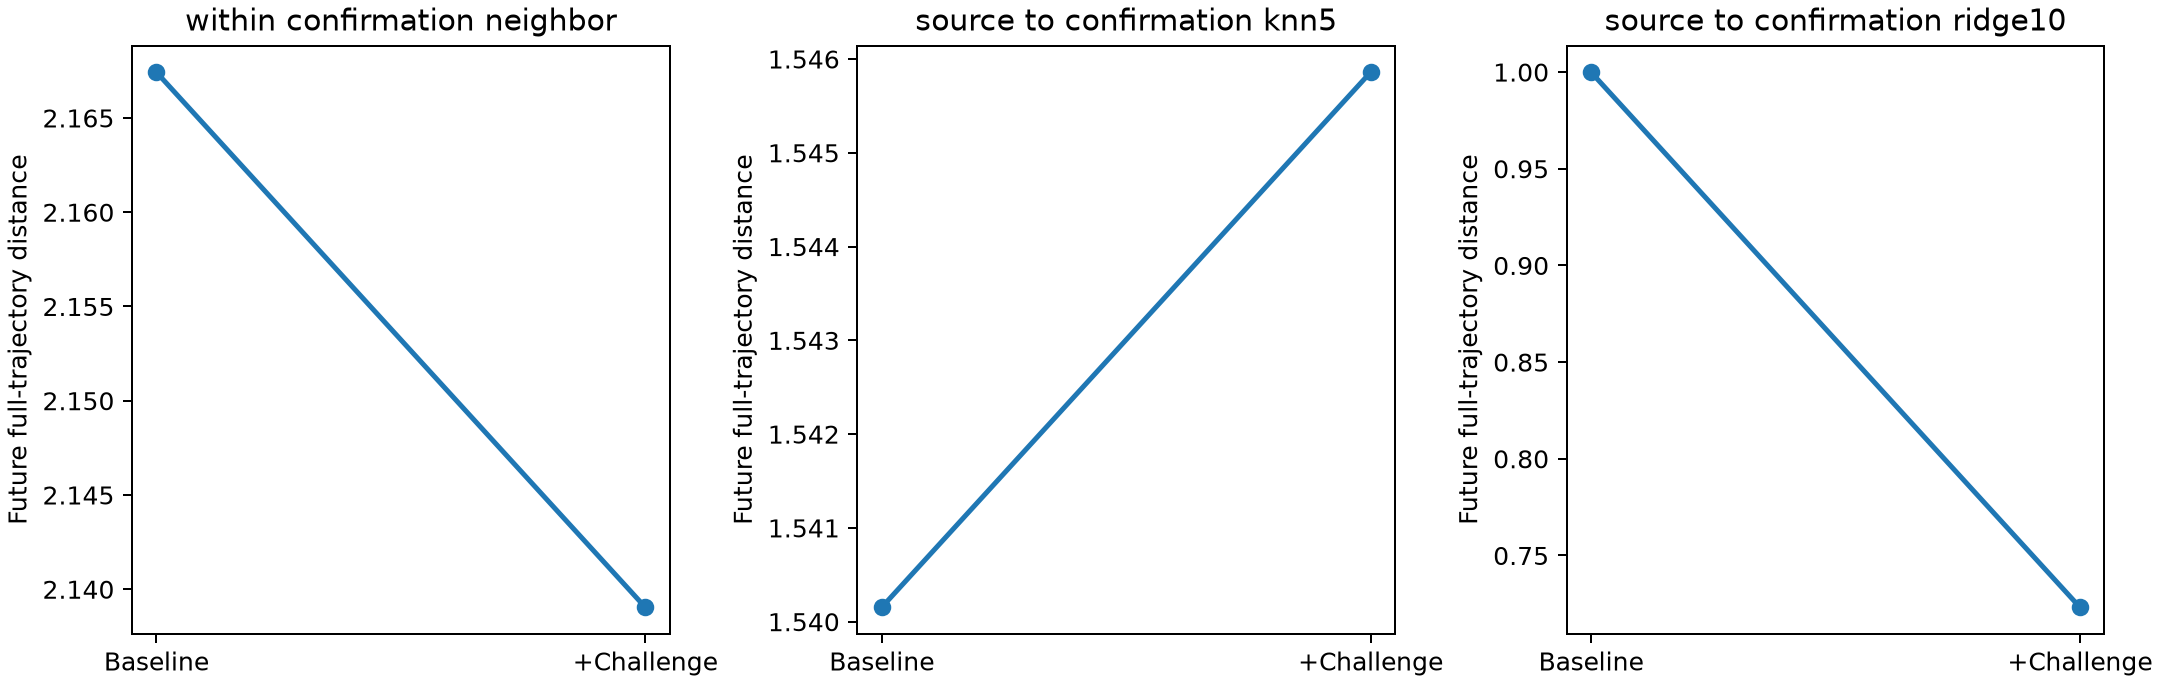

The Python source for this figure:
"""Cell-held-out full AP/Ca/tension trajectory geometry, same-model pilot.

Source 64 cells set every scale and estimator. Independent-seed 64 cells are
queried with pre-challenge baseline or baseline + 300-ms challenge. Future
protocols 5-7 are used only to train source-cell predictions and score the
confirmation cells. Outputs are trajectory blocks, not summary endpoints.
"""

from __future__ import annotations

import json
from pathlib import Path

import h5py
import matplotlib
matplotlib.use("Agg")
import matplotlib.pyplot as plt
import numpy as np
from scipy.spatial.distance import cdist
from sklearn.decomposition import PCA
from sklearn.linear_model import Ridge
from sklearn.model_selection import KFold
from scipy.stats import spearmanr
from sklearn.mixture import GaussianMixture

ROOT = Path(__file__).resolve().parent / "human_bidirectional_output"
HERE = Path(__file__).resolve().parent
FLOOR = np.array([1., .01, .5])  # mV, microM, nominal tension units
ONSET = np.array([150, 600, 300, 150, 600, 225, 225, 750])


def load(stem):
    with h5py.File(ROOT / (stem + ".mat")) as f:
        wave = f["waveforms"][:].astype(np.float64)
        onsets = f["onsets"][:].ravel().astype(int)
    params = np.loadtxt(ROOT / (stem + ".csv"), delimiter=",")[:, :13]
    assert wave.shape == (64, 8, 3, 1001) and np.array_equal(onsets, ONSET)
    assert np.isfinite(wave).all()
    return wave, params


wa, ta = load("feedback_13param_cohort")
wb, tb = load("feedback_13param_confirm_cohort")
STEP = 5
BASE_TIME = np.arange(0, 300, STEP)
CAL_TIME = np.arange(300, 601, STEP)
FUTURE_TIME = [np.arange(int(o)-40, min(int(o)+251, 1001), STEP)
               for o in ONSET[5:8]]
assert all(len(t) >= 50 for t in FUTURE_TIME)

# All modality scales and means are frozen on source calibration data. The
# signal floor prevents near-constant intervals from being exaggerated.
cal_std = wa[:, 2][:, :, CAL_TIME].std(axis=0)
SCALE = np.maximum(np.quantile(cal_std, .75, axis=1), FLOOR)


def block(w, protocol, times, reference, pure_shape=False):
    # Two-step indexing keeps the cell axis first. NumPy's mixed advanced
    # index w[:, protocol, :, times] silently moves the time axis to front.
    x = w[:, protocol][:, :, times].copy()
    assert x.shape == (64, 3, len(times))
    if pure_shape:
        # Time-standardized waveforms isolate timing/morphology from peak size.
        x -= x.mean(axis=2, keepdims=True)
        denom = np.maximum(x.std(axis=2, keepdims=True), FLOOR[None,:,None])
        x /= denom
        return x / np.sqrt(x.shape[1]*x.shape[2])
    r = reference[:, protocol][:, :, times]
    x = (x - r.mean(axis=0, keepdims=True)) / SCALE[None,:,None]
    return x / np.sqrt(x.shape[1]*x.shape[2])


def obs(w, include_challenge):
    b = block(w, 2, BASE_TIME, wa).reshape(64, -1)
    if not include_challenge:
        return b
    c = block(w, 2, CAL_TIME, wa).reshape(64, -1)
    return np.concatenate([b, c], axis=1)


def future(w, pure_shape=False, channel=None):
    chunks = []
    for j,t in zip(range(5,8), FUTURE_TIME):
        z = block(w, j, t, wa, pure_shape=pure_shape)
        if channel is not None:
            z = z[:,channel:channel+1]
        chunks.append(z.reshape(64,-1) / np.sqrt(3))
    return np.concatenate(chunks, axis=1)


xa0, xb0 = obs(wa, False), obs(wb, False)
xa1, xb1 = obs(wa, True), obs(wb, True)
ya, yb = future(wa), future(wb)


def neighbors_same(x, y, k=5):
    d = cdist(x, x)
    np.fill_diagonal(d, np.inf)
    near = np.argsort(d, axis=1)[:,:k]
    delta = y[:,None,:] - y[near]
    return np.sqrt(np.square(delta).sum(axis=2)).mean(axis=1)


def source_knn(xa, xb, y, k=5):
    near = np.argsort(cdist(xb, xa), axis=1)[:,:k]
    return y[near].mean(axis=1)


def row_error(pred, truth):
    return np.linalg.norm(pred-truth, axis=1)


def paired_ci(values, seed=777):
    rng = np.random.default_rng(seed)
    samples = rng.integers(len(values), size=(5000,len(values)))
    means = values[samples].mean(axis=1)
    return [float(np.quantile(means, .025)), float(np.quantile(means, .975))]


def eval_space(y_train, y_test):
    near_base = neighbors_same(xb0, y_test)
    near_challenge = neighbors_same(xb1, y_test)
    k0 = row_error(source_knn(xa0, xb0, y_train), y_test)
    k1 = row_error(source_knn(xa1, xb1, y_train), y_test)
    # Frozen regularization; fit source cells only, evaluate new cells once.
    r0 = row_error(Ridge(alpha=10).fit(xa0,y_train).predict(xb0), y_test)
    r1 = row_error(Ridge(alpha=10).fit(xa1,y_train).predict(xb1), y_test)
    return {"within_confirmation_neighbor": {"baseline": float(near_base.mean()),
              "challenge": float(near_challenge.mean()),
              "improvement95": paired_ci(near_base-near_challenge)},
            "source_to_confirmation_knn5": {"baseline": float(k0.mean()),
              "challenge": float(k1.mean()), "improvement95": paired_ci(k0-k1)},
            "source_to_confirmation_ridge10": {"baseline": float(r0.mean()),
              "challenge": float(r1.mean()), "improvement95": paired_ci(r0-r1)}}


primary = eval_space(ya,yb)
shape = eval_space(future(wa,True),future(wb,True))
channels = {name: eval_space(future(wa,channel=j),future(wb,channel=j))
            for j,name in enumerate(["voltage","calcium","tension"])}

rng = np.random.default_rng(45677)
base_near = neighbors_same(xb0,yb)
actual = float((base_near - neighbors_same(xb1,yb)).mean())
null = []
for _ in range(1000):
    shuffled = np.concatenate([xb1[:,:xb0.shape[1]],
                               xb1[rng.permutation(64),xb0.shape[1]:]], axis=1)
    null.append(float((base_near-neighbors_same(shuffled,yb)).mean()))

state_pca = PCA(n_components=5).fit(xa1)
z_a,z_b = state_pca.transform(xa1),state_pca.transform(xb1)
rho_a = [[float(spearmanr(z_a[:,i],ta[:,j]).statistic)
          for j in range(13)] for i in range(5)]
rho_b = [[float(spearmanr(z_b[:,i],tb[:,j]).statistic)
          for j in range(13)] for i in range(5)]
best = np.unravel_index(np.argmax(np.abs(rho_a)),(5,13))


def parameter_gradients(xsource, xconfirm):
    pcs=PCA(n_components=5).fit(xsource)
    a,b=pcs.transform(xsource),pcs.transform(xconfirm)
    ra=np.array([[spearmanr(a[:,i],ta[:,j]).statistic for j in range(13)]
                 for i in range(5)])
    rb=np.array([[spearmanr(b[:,i],tb[:,j]).statistic for j in range(13)]
                 for i in range(5)])
    pairs=[]
    for i,j in np.ndindex(ra.shape):
        if abs(ra[i,j]) >= .45:
            pairs.append({"pc":i+1,"parameter_index":j,
                          "source_rho":float(ra[i,j]),"confirm_rho":float(rb[i,j])})
    return pcs,a,b,sorted(pairs,key=lambda v:-abs(v["source_rho"]))


# Challenge innovation: remove source-predictable continuation of baseline.
# This preserves cell-held-out evaluation while exposing mechanical response
# directions that are small relative to the normal AP/Ca cycle.
c_a,c_b=xa1[:,xa0.shape[1]:],xb1[:,xb0.shape[1]:]
continuation=Ridge(alpha=10).fit(xa0,c_a)
innov_a,innov_b=c_a-continuation.predict(xa0),c_b-continuation.predict(xb0)
innov_pca,innov_za,innov_zb,innov_pairs=parameter_gradients(innov_a,innov_b)


def mixture_audit(a,b):
    return [{"components":k,
             "source_BIC":float((g:=GaussianMixture(n_components=k,reg_covar=.01,
                   n_init=10,random_state=42).fit(a)).bic(a)),
             "confirmation_log_density_per_cell":float(g.score(b))}
            for k in range(1,5)]


mixture_raw=mixture_audit(z_a,z_b)
mixture_innovation=mixture_audit(innov_za,innov_zb)

# Paired model-form interventions: preserve the source axes and compare each
# altered calibration trace with the exact same source-model cell.
forms=np.loadtxt(ROOT/"feedback_13param_two_forms.csv",delimiter=",")
with h5py.File(ROOT/"feedback_13param_two_forms_waveforms.mat") as f:
    altwave=f["calibration_waveforms"][:].transpose(2,1,0).astype(float)
assert forms.shape==(24,66) and altwave.shape==(24,3,1001)
ids=forms[:,0].astype(int)-1
assert np.array_equal(ids[:12],ids[12:])
source_cal=wa[:,2]
base_alt=(altwave[:,:,BASE_TIME]-source_cal[:,:,BASE_TIME].mean(axis=0))/SCALE[None,:,None]
base_alt=(base_alt/np.sqrt(3*len(BASE_TIME))).reshape(24,-1)
cal_alt=(altwave[:,:,CAL_TIME]-source_cal[:,:,CAL_TIME].mean(axis=0))/SCALE[None,:,None]
cal_alt=(cal_alt/np.sqrt(3*len(CAL_TIME))).reshape(24,-1)
z_alt=innov_pca.transform(cal_alt-continuation.predict(base_alt))
delta=z_alt-innov_za[ids]
form_shifts={}
for label,selection in [("saturating_SAC",slice(0,12)),
                         ("reduced_TnC_buffer",slice(12,24))]:
    shift=delta[selection]
    form_shifts[label]={"n_paired_cells":12,
      "median_delta_per_pc":np.median(shift,axis=0).tolist(),
      "median_abs_delta_per_pc":np.median(abs(shift),axis=0).tolist(),
      "median_vector_norm":float(np.median(np.linalg.norm(shift,axis=1)))}


def source_cv_ridge(x_train, x_test):
    folds = KFold(n_splits=5,shuffle=True,random_state=413)
    losses = {}
    for alpha in [.1,1.,10.,100.]:
        per = []
        for train,val in folds.split(x_train):
            p = Ridge(alpha=alpha).fit(x_train[train],ya[train]).predict(x_train[val])
            per.extend(row_error(p,ya[val]))
        losses[str(alpha)] = float(np.mean(per))
    selected = float(min(losses,key=losses.get))
    pred = Ridge(alpha=selected).fit(x_train,ya).predict(x_test)
    return {"source_cv_by_alpha":losses,"selected_alpha":selected,
            "confirmation_mean":float(row_error(pred,yb).mean())},pred


tuned = {}
predictions = {}
for label,atr,btr in [("baseline",xa0,xb0),
                       ("baseline_duplicated",np.c_[xa0,xa0],np.c_[xb0,xb0]),
                       ("baseline_plus_challenge",xa1,xb1)]:
    tuned[label],predictions[label] = source_cv_ridge(atr,btr)
tuned["population_mean"] = float(row_error(
    np.broadcast_to(ya.mean(0),yb.shape),yb).mean())
tuned["challenge_vs_baseline_95"] = paired_ci(
    row_error(predictions["baseline"],yb) -
    row_error(predictions["baseline_plus_challenge"],yb))
tuned["challenge_vs_duplicated_95"] = paired_ci(
    row_error(predictions["baseline_duplicated"],yb) -
    row_error(predictions["baseline_plus_challenge"],yb))


def physical_mae(z):
    out=[]; offset=0
    for j,t in zip(range(5,8),FUTURE_TIME):
        n = 3*len(t)
        part = z[:,offset:offset+n].reshape(64,3,len(t))
        ref = wa[:,j][:,:,t].mean(axis=0)
        raw = part*np.sqrt(3*n)*SCALE[None,:,None]+ref[None,:,:]
        truth = wb[:,j][:,:,t]
        out.append(np.abs(raw-truth).mean(axis=(0,2)))
        offset += n
    assert offset == z.shape[1]
    return dict(zip(["V_mV","Ca_uM","T_model_units"],np.mean(out,axis=0).tolist()))


tuned["baseline_physical_MAE"] = physical_mae(predictions["baseline"])
tuned["challenge_physical_MAE"] = physical_mae(predictions["baseline_plus_challenge"])
cell_gain = row_error(predictions["baseline"],yb)-row_error(
    predictions["baseline_plus_challenge"],yb)
tuned["confirmation_cells_improved"] = int(np.sum(cell_gain>0))
tuned["cell_gain_quantiles_10_50_90"] = np.quantile(cell_gain,[.1,.5,.9]).tolist()

# A physically absent input at lambda=1 should not acquire a reliable
# baseline gradient merely because the 13 parameters were jointly sampled.
baseline_pca=PCA(n_components=5).fit(xa0)
baseline_a,baseline_b=baseline_pca.transform(xa0),baseline_pca.transform(xb0)
baseline_param_control={
    "g_ionic_source":[float(spearmanr(baseline_a[:,i],ta[:,6]).statistic) for i in range(5)],
    "g_ionic_confirmation":[float(spearmanr(baseline_b[:,i],tb[:,6]).statistic) for i in range(5)],
    "beta1_source":[float(spearmanr(baseline_a[:,i],ta[:,11]).statistic) for i in range(5)],
    "beta1_confirmation":[float(spearmanr(baseline_b[:,i],tb[:,11]).statistic) for i in range(5)]}

out = {"source_cells":64,"confirmation_cells":64,
       "calibration_protocol":"lambda=1.10, onset 300 ms, hold 10 ms",
       "future_protocols":"indices 5-7; full V/Ca/tension windows 40 ms before to 250 ms after onset, 5 ms spacing",
       "distance":"Each time series normalized by source calibration modality scale; each modality and target protocol equal weight. Norm is dimensionless, not physical MAE.",
       "scale_V_Ca_T":SCALE.tolist(), "primary_full_waveform":primary,
       "source_cv_ridge_and_redundancy_control":tuned,
       "shape_normalized_waveform":shape,"per_modality":channels,
       "challenge_cell_permutation":{"observed_neighbor_gain":actual,
          "null_mean":float(np.mean(null)),
          "p_one_sided":float((1+np.sum(np.array(null)>=actual))/1001)},
       "observational_pca_source_variance":state_pca.explained_variance_ratio_.tolist(),
       "trajectory_density_components":{"raw":mixture_raw,
                                        "challenge_innovation":mixture_innovation},
       "paired_model_form_perturbation":form_shifts,
       "challenge_innovation":{"definition":"Challenge waveform minus source-fitted baseline-to-continuation ridge prediction; source alpha fixed at 10.",
             "pca_source_variance":innov_pca.explained_variance_ratio_.tolist(),
             "source_gradient_candidates":innov_pairs,
             "beta1_rho_per_pc_source":[float(spearmanr(innov_za[:,i],ta[:,11]).statistic) for i in range(5)],
             "beta1_rho_per_pc_confirm":[float(spearmanr(innov_zb[:,i],tb[:,11]).statistic) for i in range(5)]},
       "baseline_parameter_negative_control":baseline_param_control,
       "strongest_source_parameter_gradient":{"pc":int(best[0]+1),
           "parameter_index_zero_based":int(best[1]),
           "source_spearman":rho_a[best[0]][best[1]],
           "confirmation_spearman":rho_b[best[0]][best[1]]},
       "caveat":"Source and confirmation cells share the same equations and protocols. Target protocol waveforms are available for source-cell supervised regression; this is cell-held-out, not population-level leave-protocol-out."}
(HERE/"full_trajectory_space_gate.json").write_text(
    json.dumps(out,ensure_ascii=False,indent=2),encoding="utf-8")

fig,ax=plt.subplots(1,3,figsize=(12,3.8),constrained_layout=True)
for a,kind in zip(ax,["within_confirmation_neighbor","source_to_confirmation_knn5",
                      "source_to_confirmation_ridge10"]):
    v=primary[kind]
    a.plot([0,1],[v["baseline"],v["challenge"]],"o-",lw=2)
    a.set(xticks=[0,1],xticklabels=["Baseline","+Challenge"],
          title=kind.replace("_"," "),ylabel="Future full-trajectory distance")
fig.savefig(HERE/"full_trajectory_space_gate.png",dpi=180)

fig,axs=plt.subplots(2,2,figsize=(10,7),constrained_layout=True)
for row,(j,label,lo,hi) in enumerate([(6,"SAC gain g_ionic",.4,1.6),
                                      (11,"Land beta1",-4.1,-.9)]):
    for col,(z,theta,cohort) in enumerate([(innov_za,ta,"Source"),
                                           (innov_zb,tb,"New seed")]):
        sc=axs[row,col].scatter(z[:,0],z[:,2],c=theta[:,j],cmap="viridis",
                                vmin=lo,vmax=hi,s=32,alpha=.85)
        axs[row,col].set(xlabel="Innovation PC1",ylabel="Innovation PC3",
                             title=f"{cohort}: {label}")
        fig.colorbar(sc,ax=axs[row,col],shrink=.78)
fig.savefig(HERE/"full_trajectory_innovation_space.png",dpi=180)

fig,axs=plt.subplots(1,2,figsize=(10,4),constrained_layout=True)
for ax,(label,selection,color) in zip(axs,[("Saturating SAC",slice(0,12),"#d95f02"),
                                        ("Reduced TnC buffer",slice(12,24),"#1b9e77")]):
    before=innov_za[ids[selection]][:,[0,2]]
    after=z_alt[selection][:,[0,2]]
    ax.scatter(before[:,0],before[:,1],color="black",s=18,label="Original")
    ax.scatter(after[:,0],after[:,1],color=color,s=22,label="Perturbed")
    for p,q in zip(before,after):
        ax.annotate("",xy=q,xytext=p,arrowprops={"arrowstyle":"->","color":color,
                                                "alpha":.6,"lw":1})
    ax.set(xlabel="Innovation PC1",ylabel="Innovation PC3",title=label)
    ax.legend(fontsize=8)
fig.savefig(HERE/"full_trajectory_perturbation_vectors.png",dpi=180)


def unscale_one(pred,cell,protocol_index):
    offset=0
    for j,t in zip(range(5,8),FUTURE_TIME):
        n=3*len(t)
        if j==protocol_index:
            ref=wa[:,j][:,:,t].mean(axis=0)
            raw=pred[cell,offset:offset+n].reshape(3,len(t))
            return t,raw*np.sqrt(3*n)*SCALE[:,None]+ref
        offset+=n
    raise ValueError(protocol_index)


gains=row_error(predictions["baseline"],yb)-row_error(
    predictions["baseline_plus_challenge"],yb)
example=int(np.argsort(gains)[len(gains)//2])
fig,axs=plt.subplots(3,1,figsize=(9,7),sharex=True,constrained_layout=True)
t,pred_b=unscale_one(predictions["baseline"],example,6)
_,pred_c=unscale_one(predictions["baseline_plus_challenge"],example,6)
truth=wb[example,6][:,t]
for ch,(axis,name,unit) in enumerate(zip(axs,["V","Ca","T"],["mV","µM","model units"])):
    axis.plot(t,truth[ch],color="black",lw=1.6,label="True simulator")
    axis.plot(t,pred_b[ch],color="#d95f02",lw=1.2,label="Baseline")
    axis.plot(t,pred_c[ch],color="#1b9e77",lw=1.2,label="+ mechanical probe")
    axis.axvspan(225,247,color="gray",alpha=.12)
    axis.set_ylabel(f"{name} ({unit})")
axs[0].legend(loc="best",fontsize=8)
axs[-1].set_xlabel("Time after pacing (ms)")
fig.suptitle(f"Unseen cell {example+1}, target λ=1.125 pulse; median gain example")
fig.savefig(HERE/"full_trajectory_prediction_example.png",dpi=180)
print(json.dumps({"primary":primary,"shape":shape,"per_modality":channels,
                  "permutation":out["challenge_cell_permutation"],
                  "gradient":out["strongest_source_parameter_gradient"]},indent=2))
